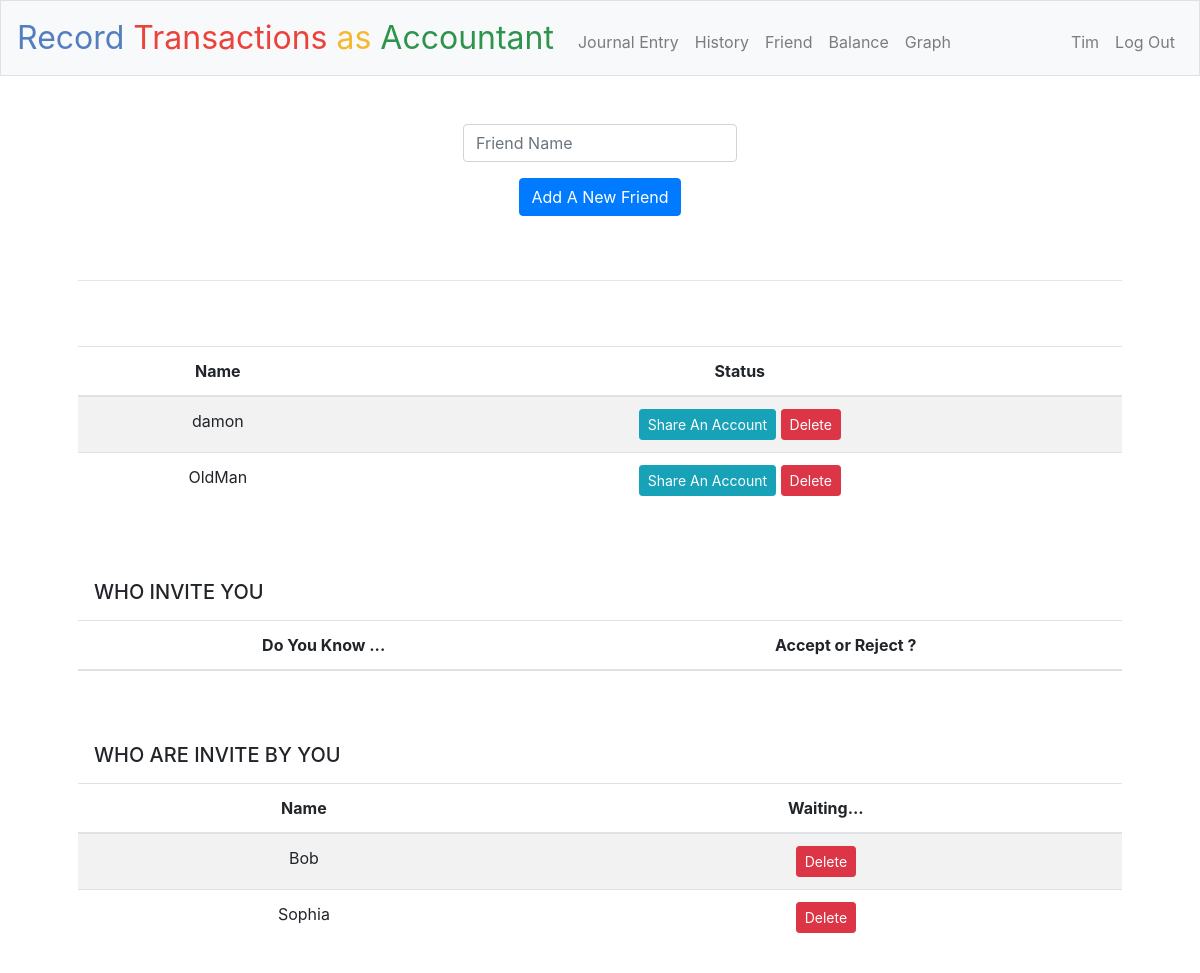
Page /friend (signed in) on the committed database.
### tables this page shows
CREATE TABLE friends (
    id integer primary KEY,
    user_id integer,
    username text not null,
    status text not null,
    FOREIGN KEY(user_id) REFERENCES users(id)
);

### application.py (the view)
@app.route("/friend", methods=["GET", "POST"])
@login_required
def friend():
    if request.method == "POST":
        friendname = request.form.get("username")
        if friendname == session["user_name"]:
            return apology("cannot add yourself", 403)
        rows_users = db.execute("""SELECT username FROM users WHERE username = :friendname""",
                          friendname=friendname)
        print("確認users database是否有該成員")
        print(rows_users)
        if len(rows_users) != 1:
            return apology("invalid username", 403)
        rows_friends = db.execute("SELECT username, status FROM friends WHERE user_id = :user_id AND username = :friendname",
                          user_id=session["user_id"],
                          friendname=friendname
                          )
        print("如果好友資料找不到，代表尚未新增")
        print(rows_friends)
        if len(rows_friends) < 1:
            db.execute("""INSERT INTO friends (user_id,username,status) VALUES (:user_id,:username,:status) """,
                user_id = session["user_id"],
                username=friendname,
                status='Requested'
                )
            flash("Sent Successfully!")
            acceptfriends, requestfriends, rejectfriends, friendrequests = friendlist()
            return render_template("friend.html", acceptfriends=acceptfriends, requestfriends=requestfriends, rejectfriends=rejectfriends, friendrequests=friendrequests)
        else:
            return apology("Friend already exised or still pending", 403)
    else:
        acceptfriends, requestfriends, rejectfriends, friendrequests = friendlist()
        return render_template("friend.html", acceptfriends=acceptfriends, requestfriends=requestfriends, rejectfriends=rejectfriends, friendrequests=friendrequests)

### application.py (called while the page is built)
@app.after_request
def after_request(response):
    response.headers["Cache-Control"] = "no-cache, no-store, must-revalidate"
    response.headers["Expires"] = 0
    response.headers["Pragma"] = "no-cache"
    return response

### helpers.py (called while the page is built)
def login_required(f):
    @wraps(f)
    def decorated_function(*args, **kwargs):
        if session.get("user_id") is None:
            return redirect("/login")
        return f(*args, **kwargs)
    return decorated_function

### templates/friend.html (shortened to what this page needs)
{% extends "layout.html" %}
{% block main %}
    <form action = "/friend" method = "post">
        <div class="form-group">
            <input autocomplete="off" autofocus class="form-control" name="username" placeholder="Friend Name" type="text">
        </div>
            <button class="btn btn-primary" type="submit">Add A New Friend</button>
    </form>
    <br></br>
    <hr class="style-one-line" />
    <br></br>
    <div>
        <table class="table table-striped">
            <thead>
                <tr>
                    <th>Name</th>
                    <th>Status</th>
                </tr>
            </thead>
            <tbody>
                {% for acceptfriend in acceptfriends %}
                <tr>
                    <td>{{acceptfriend['username']}}</td>
                    <form action = "/deletefriend" method = "post">
                    <td>
                        <button name = "share" value = "{{acceptfriend['id']}}" type="submit" class="btn btn-info btn-sm">Share An Account</button></a>
                        <button name = "delete" value = "{{acceptfriend['id']}}" type="submit" class="btn btn-danger btn-sm">Delete</button>
                    </td>
                    </form>
                </tr>
                {% endfor %}
            </tbody>
        </table>
    </div>
    <br></br>
    <h5 class="navbar navbar-expand-md navbar-light">WHO INVITE YOU</h5>
    <div>
        <table class="table table-striped">
            <thead>
                <tr>
                    <th>Do You Know ...</th>
                    <th>Accept or Reject ?</th>
                </tr>
            </thead>
        </table>
        <br></br>
        <h5 class="navbar navbar-expand-md navbar-light">WHO ARE INVITE BY YOU</h5>
        <form action = "/deletefriend" method = "post">
        <table class="table table-striped">
            <thead>
                <tr>
                    <th>Name</th>
                    <th>Waiting...</th>
                </tr>
            </thead>
            <tbody>
                {% for requestfriend in requestfriends %}
                <tr>
                    <td>{{requestfriend['username']}}</td>
                    <td>
                        <button name = "delete" value = "{{requestfriend['id']}}" type="submit" class="btn btn-danger btn-sm">Delete</button>
                    </td>
                </tr>
                {% endfor %}
            </tbody>
        </table>
        </form>
    </div>
{% endblock %}

### static/styles.css (style rules this page uses)
main .form-control { display: inline-block; width: auto; }
main table { text-align: center; }
hr.style-one-line { border: 0; height: 0; border-top: 1px solid rgba(0,0,0,0.1); border-bottom: 1px solid rgba(255,255,255,0.3); }

### rows in the picture
friends: username "damon", {{ acceptfriend['id'] }} 8 (drawn)
friends: username "OldMan", {{ acceptfriend['id'] }} 10 (drawn)
friends: username "Bob", {{ requestfriend['id'] }} 9 (drawn)
friends: username "Sophia", {{ requestfriend['id'] }} 11 (drawn)

### other values in the picture
{{ session.user_name }} "Tim"
